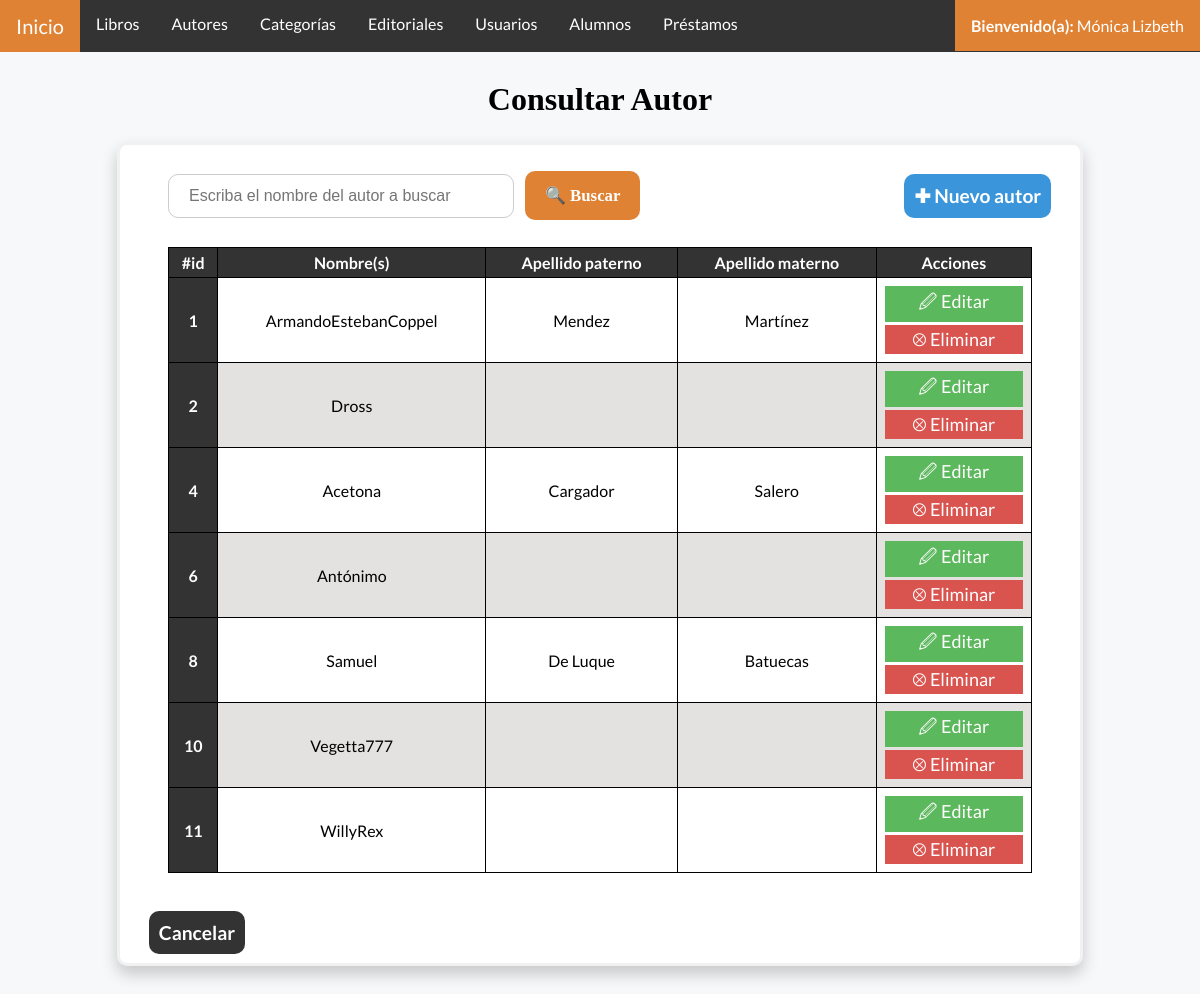
The app's page /autorConsultar.php (signed in) with its own data.
### tables this page shows
CREATE TABLE `autores` (
  `idAutor` int(11) NOT NULL AUTO_INCREMENT,
  `nombre` varchar(50) NOT NULL,
  `apellidoPaterno` varchar(30) DEFAULT NULL,
  `apellidoMaterno` varchar(30) DEFAULT NULL,
  `status` varchar(20) NOT NULL,
  PRIMARY KEY (`idAutor`)
);

### Conexion.php (called while the page is built, shortened)
<?php
    class Server {
        public $server;
        public $user;
        public $pass;
        public $db;
        public $conexion;
        public function conectar() {
            $this->conexion = new mysqli( $this->server, $this->user, $this->pass, $this->db );
        }
        public function consultarTabla($tabla, $condiciones = null) {
            if ($condiciones === null) {
                $sql = "Select * FROM $tabla WHERE status = 'Activo';";
            }else {
                $sql = "Select * FROM $tabla WHERE $condiciones status = 'Activo';";
            }
            return $this->conexion->query($sql);
        }
    }
    $server = new Server;
    $server->server = "127.0.0.1";
    $server->user = "root";
    $server->pass = "";
    $server->db = "bd_biblioteca";
?>

### autorConsultar.php (the view, shortened to what this page needs)
<?php
    include_once ('Conexion.php');
    if(isset($_POST["autor"])){
        $autor = $_POST["autor"];
        $datos = $server->buscarAutor($autor);
    }else{
        $datos = $server->consultarTabla("autores");
    }
?>
<!DOCTYPE html>
<html lang="es">
<head>
    <link href="css/Estilo.css" rel="stylesheet">
</head>
<body>
    <?php
    include("barraNavegacion.php");
    ?>
    <header>
        <div class="titulo">
            <h1>Consultar Autor</h1>
        </div>
    </header>
    <div class = "frmFormulario">
    <a class ="agregar" href="autorAgregar.php">✚ Nuevo autor</a>
    <div class="frmMargen2">
        <form class = "frmBuscar" method="post" action= 'autorConsultar.php'>
            <input placeholder = "Escriba el nombre del autor a buscar" name="autor" type="text" pattern="([\w]|[á-úñÑ.\s])+" required>
            <button type="submit" name="buscar">🔍 Buscar</button>
        </form>
        <div class = "tablaDatos">
            <table>
                <thead>
                    <tr>
                        <th scope="col">#id</th>
                        <th scope="col">Nombre(s)</th>
                        <th scope="col">Apellido paterno</th>
                        <th scope="col">Apellido materno</th>
                        <th scope="col">Acciones</th>
                    </tr>
                </thead>
                <tbody>
                    <?php
                        while($fila = mysqli_fetch_array($datos)){
                            echo "<tr>";
                            echo "<th scope='row'>".$fila['idAutor']."</th>";
                            echo "<td>".$fila['nombre']."</td>";
                            echo "<td>".$fila['apellidoPaterno']."</td>";
                            echo "<td>".$fila['apellidoMaterno']."</td>";
                            echo "<td>
                                    <a class='btnEditar' href='autorModificar.php?id=".$fila['idAutor']."'>🖉 Editar</a>
                                    <a class='btnEliminar' href='autorDeshabilitar.php?id=".$fila['idAutor']."'>⮾ Eliminar</a>
                                </td>";
                            echo "</tr>";
                        }
                    ?>
                </tbody>
            </table>
        </div>
        </div>
        <a class = "cancel" href="autorConsultar.php">Cancelar</a>
        <br><br>
    </div>
</body>
</html>

### css/Estilo.css (style rules this page uses)
body { margin: 0; padding: 0; background-color: #F6F8FA; font-family: 'Lato', sans-serif; }
.frmFormulario, .inicio { background-color: white; border: 3px solid #f1f1f1; margin: 5%; margin-top: 2%; margin-right: auto; margin-left: auto; width: 80%; border-radius: 10px; box-shadow: 0px 8px 16px 0px rgba(0,0,0,0.2); ; }
.frmFormulario input[type=text],.frmFormulario input[type=password], .frmFormulario input[type=email], .frmFormulario textarea, .frmFormulario input[type=number], .frmFormulario input[type=date], .frmFormulario select { width: 100%; padding: 12px 20px; margin: 8px 0; display: inline-block; border: 1px solid #ccc; box-sizing: border-box; font-size: 16px; resize: none; }
.frmFormulario button { background-color:#e08234; color: white; padding: 14px 20px; margin: 8px 0; border: none; cursor: pointer; width: 100%; margin-top: 3%; font-family: 'Times New Roman', Times, serif; }
.frmFormulario label, .frmFormulario button { font-weight: bold; font-size: larger; }
h4,h3,h2,h1 { text-align: center; font-family: 'Cambria', Times, serif; }
.frmMargen, .frmMargen2 { margin: 10%; margin-top: 5%; margin-bottom: 5%; }
.frmMargen2 { margin: 5%; margin-top: 0; }
.tablaDatos table { width: 100%; border-collapse: collapse; text-align: center; border-radius: 10px; margin-top: 1%; margin-bottom: 3%; margin-right: auto; margin-left: auto; }
.tablaDatos thead, .tablaDatos th { background-color: #333; color: #ffffff; }
.tablaDatos th, .tablaDatos td { border: #000000 1px solid; padding: 5px; }
.tablaDatos tr:nth-child(even) { background-color: #85807d3b; }
.frmBuscar { font-size: 14px; }
.frmBuscar input[type=text] { width: 40%; border-radius: 10px; }
.frmBuscar button { width: auto; height: auto; border-radius: 10px; margin-left: 1%; }
.cancel, .agregar { color: #ffff; text-decoration: none; font-size: larger; padding: 10px 10px; margin: 3%; border-radius: 10px; font-weight: bold; }
.cancel { background-color: #333; }
.agregar { float:right; background-color: #3a95db; }
.btnEditar, .btnEliminar, .btnDetalles { color: #ffff; text-decoration: none; padding: 3px; margin: 3px; display: block; text-align: center; font-size: large; }
.btnEliminar { background-color: #D9534F; }
.btnEditar { background-color: #5CB85C; }

### records on screen
autores: idAutor "1", nombre "ArmandoEstebanCoppel", apellidoPaterno "Mendez", apellidoMaterno "Martínez"
autores: idAutor "2", nombre "Dross"
autores: idAutor "4", nombre "Acetona", apellidoPaterno "Cargador", apellidoMaterno "Salero"
autores: idAutor "6", nombre "Antónimo"
autores: idAutor "8", nombre "Samuel", apellidoPaterno "De Luque", apellidoMaterno "Batuecas"
autores: idAutor "10", nombre "Vegetta777"
autores: idAutor "11", nombre "WillyRex"

### other values on screen
$_SESSION['nombres'] "Mónica Lizbeth"
